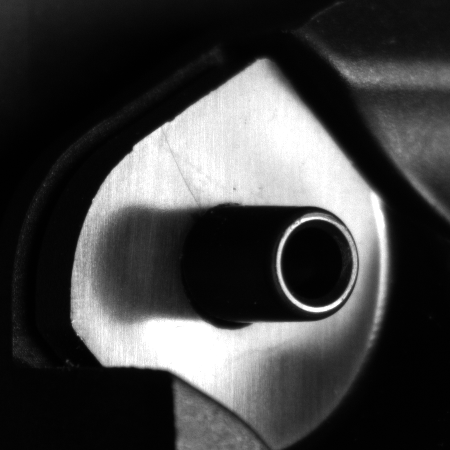
#> input picture Dataset/NG 상부 Sample/1_164534.png, 450 x 450 px; its folder holds only this picture in this run
$ jupyter execute --allow-errors Crop_test.ipynb
#> lines starting #> are read from the running program, lines starting #| are printed output that depends on the picture
#> (a cell that did not finish here is left out)

[cell 2]
import os
from glob import glob
import cv2
from tqdm import tqdm
from PIL import Image
import matplotlib.pyplot as plt
import matplotlib.image

[cell 3]
# 대표님이 주신 Crop 코드
# 사이즈가 작아지긴 했으나 더 줄일 수 있을 것으로 예상됨
# 또한 crop된 이미지가 따로 저장이 되면 더 좋을 것 같음 -> raw data 보존
root = './Dataset'
img_list = glob(os.path.join(root,'**/*.png'),recursive=True)
for img in tqdm(img_list):
    img_data = Image.open(img)
#> img_data is the input picture: PIL image 450x450 L; min 0, max 255, mean 65.9
    area = (100,100,550,550)
    cropped_img = img_data.crop(area)
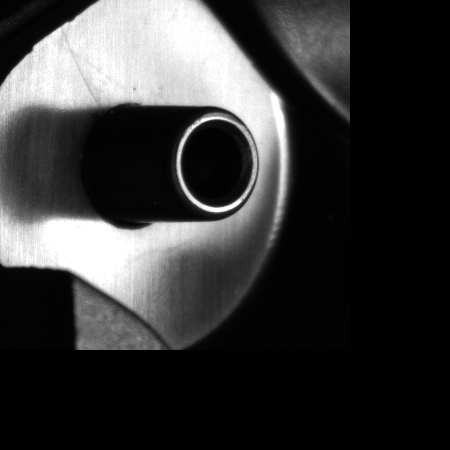
#> cropped_img: PIL image 450x450 L; min 0, max 255, mean 55.8
    cropped_img.save(img)
#> pass 2 of the loop `for img in tqdm(img_list):`:
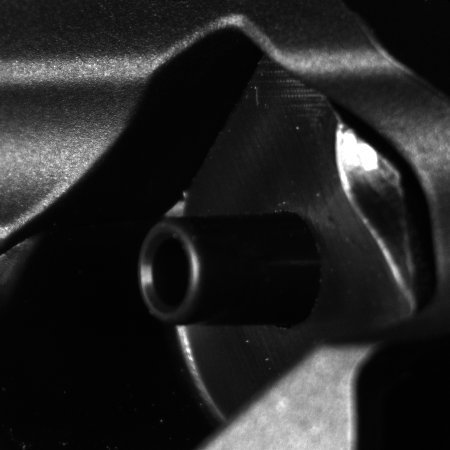
#> input picture Dataset/NG 하부 Sample/2_164537.png, 450 x 450 px
#> img_data is the input picture: PIL image 450x450 L; min 1, max 255, mean 36.5
#> `cropped_img = img_data.crop(area)`:
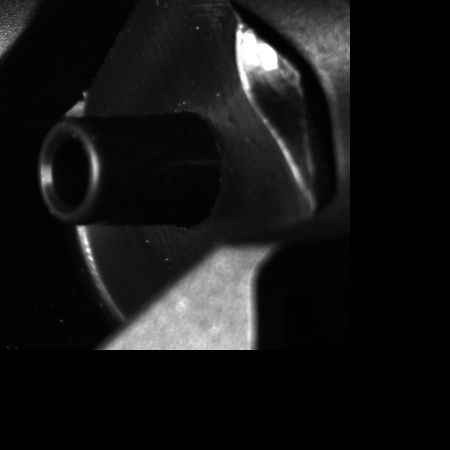
#> cropped_img: PIL image 450x450 L; min 0, max 255, mean 21.8
#> pass 3 of the loop `for img in tqdm(img_list):`:
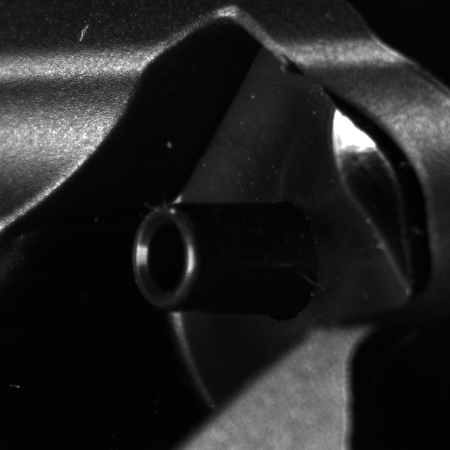
#> input picture Dataset/NG 하부 Sample/2_164540.png, 450 x 450 px
#> img_data is the input picture: PIL image 450x450 L; min 1, max 255, mean 34.6
#> `cropped_img = img_data.crop(area)`:
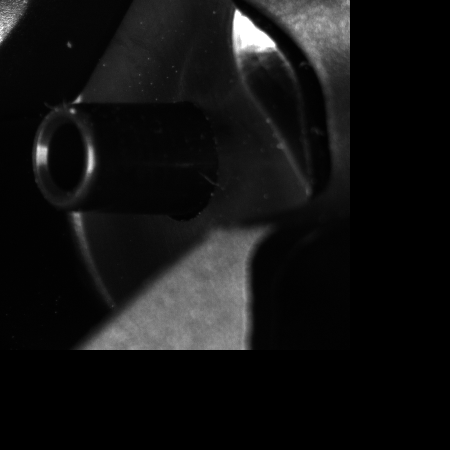
#> cropped_img: PIL image 450x450 L; min 0, max 255, mean 18.5
